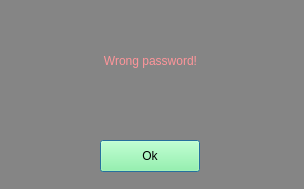
<?xml version="1.0" encoding="UTF-8"?>
<ui version="4.0">
 <class>Dialog</class>
 <widget class="QDialog" name="Dialog">
  <property name="geometry">
   <rect>
    <x>0</x>
    <y>0</y>
    <width>304</width>
    <height>189</height>
   </rect>
  </property>
  <property name="windowTitle">
   <string>Dialog</string>
  </property>
  <property name="styleSheet">
   <string notr="true">background-color: rgb(133, 133, 133);</string>
  </property>
  <widget class="QPushButton" name="btnConfirmError">
   <property name="geometry">
    <rect>
     <x>100</x>
     <y>140</y>
     <width>100</width>
     <height>32</height>
    </rect>
   </property>
   <property name="styleSheet">
    <string notr="true">background-color: rgb(132, 255, 149);
color: rgb(0, 0, 0);</string>
   </property>
   <property name="text">
    <string>Ok</string>
   </property>
  </widget>
  <widget class="QLabel" name="label">
   <property name="geometry">
    <rect>
     <x>10</x>
     <y>10</y>
     <width>281</width>
     <height>101</height>
    </rect>
   </property>
   <property name="styleSheet">
    <string notr="true">font: 18pt &quot;.AppleSystemUIFont&quot;;
color: rgb(255, 149, 154);</string>
   </property>
   <property name="text">
    <string>Wrong password!</string>
   </property>
   <property name="alignment">
    <set>Qt::AlignCenter</set>
   </property>
  </widget>
 </widget>
 <resources/>
 <connections/>
</ui>
